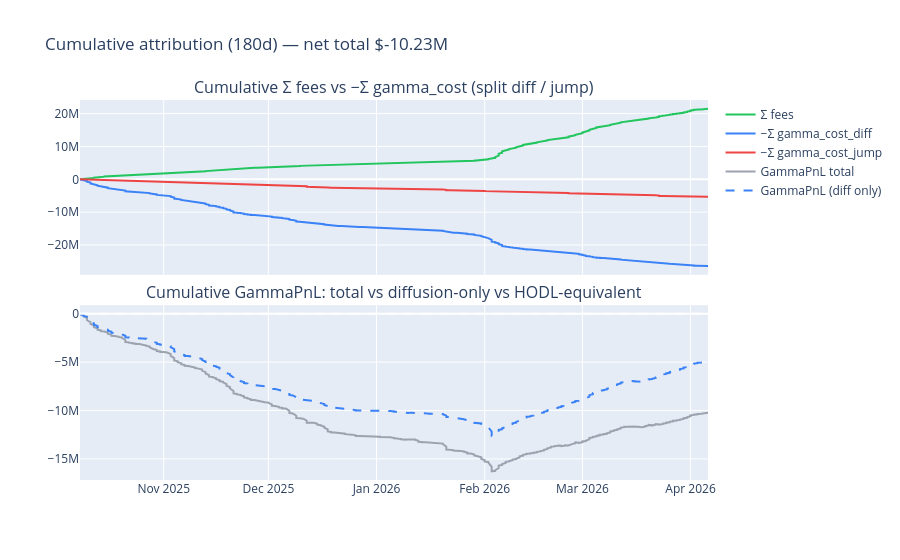

The code cell stored with this chart in its notebook:
### Markdown cell above
## §5 — POC Question 2: jump share of cumulative losses

### Code cell
# Cumulative components
cum_fees = posn["fees_position_usd_daily"].fillna(0).cumsum()
cum_gc_total = posn["gamma_cost_realized_usd_daily"].fillna(0).cumsum()
cum_gc_diff  = posn["diffusion_gamma_cost_usd_daily"].fillna(0).cumsum()
cum_gc_jump  = posn["jump_gamma_cost_usd_daily"].fillna(0).cumsum()

cum_pnl_total = cum_fees - cum_gc_total
cum_pnl_diff_only = cum_fees - cum_gc_diff   # PnL if jumps had been hedged out
cum_pnl_jump_only = -cum_gc_jump             # losses purely from jumps

total_fees_180d = float(cum_fees.iloc[-1])
total_gc_180d   = float(cum_gc_total.iloc[-1])
total_gc_diff   = float(cum_gc_diff.iloc[-1])
total_gc_jump   = float(cum_gc_jump.iloc[-1])
total_pnl_180d  = total_fees_180d - total_gc_180d
total_pnl_diff_only = total_fees_180d - total_gc_diff

print("─" * 60)
print("  POC Q2 — Cumulative attribution over 180d")
print("─" * 60)
print(f"  Σ fees                  : ${total_fees_180d:>14,.0f}")
print(f"  Σ gamma_cost_total      : ${total_gc_180d:>14,.0f}")
print(f"    of which diffusion    : ${total_gc_diff:>14,.0f}  ({total_gc_diff/total_gc_180d:.1%})")
print(f"    of which jumps        : ${total_gc_jump:>14,.0f}  ({total_gc_jump/total_gc_180d:.1%})")
print()
print(f"  total GammaPnL          : ${total_pnl_180d:>14,.0f}")
print(f"  GammaPnL (diff only)    : ${total_pnl_diff_only:>14,.0f}    ← LP profitable here?")
print(f"  Pure jump loss          : ${-total_gc_jump:>14,.0f}")
print()
if total_pnl_diff_only > 0:
    pct_jump_in_total = (total_pnl_180d - total_pnl_diff_only) / total_pnl_180d if total_pnl_180d != 0 else float('nan')
    print(f"  → Diffusion side is PROFITABLE; jumps create the loss.")
    print(f"  → Jump-attributable share of total loss: {-total_gc_jump/(-total_pnl_180d) if total_pnl_180d < 0 else 0:.1%}")
else:
    print(f"  → Diffusion side ALONE is unprofitable. Jumps just amplify.")
print("─" * 60)

fig = make_subplots(rows=2, cols=1, shared_xaxes=True, vertical_spacing=0.08,
    subplot_titles=("Cumulative Σ fees vs −Σ gamma_cost (split diff / jump)",
                    "Cumulative GammaPnL: total vs diffusion-only vs HODL-equivalent"))
fig.add_trace(go.Scatter(x=posn["date"], y=cum_fees, name="Σ fees", line=dict(color="#22c55e", width=2)), row=1, col=1)
fig.add_trace(go.Scatter(x=posn["date"], y=-cum_gc_diff, name="−Σ gamma_cost_diff", line=dict(color="#3b82f6")), row=1, col=1)
fig.add_trace(go.Scatter(x=posn["date"], y=-cum_gc_jump, name="−Σ gamma_cost_jump", line=dict(color="#ef4444")), row=1, col=1)

fig.add_trace(go.Scatter(x=posn["date"], y=cum_pnl_total, name="GammaPnL total", line=dict(color="#9ca3af", width=2)), row=2, col=1)
fig.add_trace(go.Scatter(x=posn["date"], y=cum_pnl_diff_only, name="GammaPnL (diff only)", line=dict(color="#3b82f6", width=2, dash="dash")), row=2, col=1)
fig.add_hline(y=0, line_dash="dash", line_color="white", row=2, col=1)
fig.update_layout(height=560, title_text=f"Cumulative attribution (180d) — net total ${total_pnl_180d/1e6:.2f}M")
fig.show()

### Figure 1 — Plotly figure (JSON) as saved in the notebook; plotly's stock layout.template omitted (floating-point values rounded to 4 significant figures; data arrays with more than 128 entries replaced by an {"elided": "..."} marker saying what was removed)
{"data": [{"line": {"color": "#22c55e", "width": 2}, "name": "Σ fees", "type": "scatter", "x": {"elided": "362 str values"}, "xaxis": "x", "y": {"elided": "362 float values"}, "yaxis": "y"}, {"line": {"color": "#3b82f6"}, "name": "−Σ gamma_cost_diff", "type": "scatter", "x": {"elided": "362 str values"}, "xaxis": "x", "y": {"elided": "362 float values"}, "yaxis": "y"}, {"line": {"color": "#ef4444"}, "name": "−Σ gamma_cost_jump", "type": "scatter", "x": {"elided": "362 str values"}, "xaxis": "x", "y": {"elided": "362 float values"}, "yaxis": "y"}, {"line": {"color": "#9ca3af", "width": 2}, "name": "GammaPnL total", "type": "scatter", "x": {"elided": "362 str values"}, "xaxis": "x2", "y": {"elided": "362 float values"}, "yaxis": "y2"}, {"line": {"color": "#3b82f6", "dash": "dash", "width": 2}, "name": "GammaPnL (diff only)", "type": "scatter", "x": {"elided": "362 str values"}, "xaxis": "x2", "y": {"elided": "362 float values"}, "yaxis": "y2"}], "layout": {"annotations": [{"font": {"size": 16}, "showarrow": false, "text": "Cumulative Σ fees vs −Σ gamma_cost (split diff / jump)", "x": 0.5, "xanchor": "center", "xref": "paper", "y": 1, "yanchor": "bottom", "yref": "paper"}, {"font": {"size": 16}, "showarrow": false, "text": "Cumulative GammaPnL: total vs diffusion-only vs HODL-equivalent", "x": 0.5, "xanchor": "center", "xref": "paper", "y": 0.46, "yanchor": "bottom", "yref": "paper"}], "height": 560, "shapes": [{"line": {"color": "white", "dash": "dash"}, "type": "line", "x0": 0, "x1": 1, "xref": "x2 domain", "y0": 0, "y1": 0, "yref": "y2"}], "title": {"text": "Cumulative attribution (180d) — net total $-10.23M"}, "xaxis": {"anchor": "y", "domain": [0, 1], "matches": "x2", "showticklabels": false}, "xaxis2": {"anchor": "y2", "domain": [0, 1]}, "yaxis": {"anchor": "x", "domain": [0.54, 1]}, "yaxis2": {"anchor": "x2", "domain": [0, 0.46]}}}
